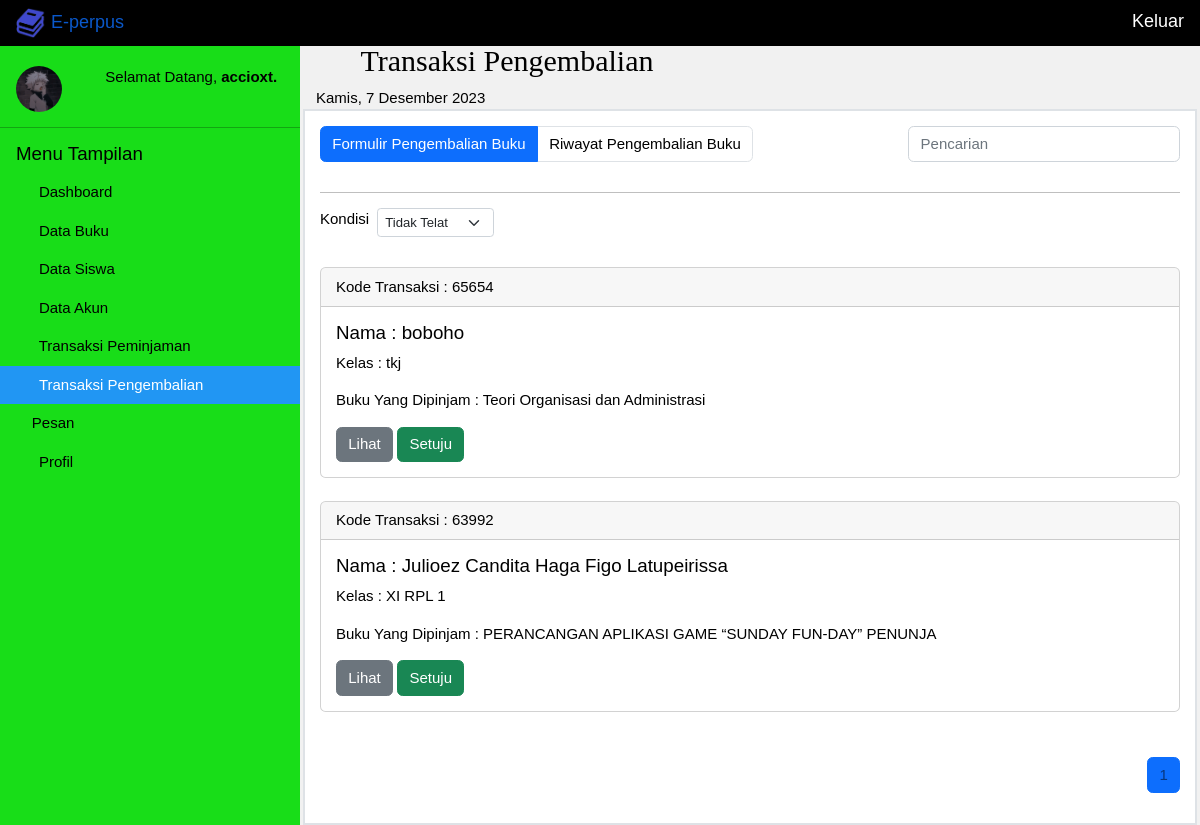
The app's page /transaksiPengembalian/formulirPengembalianBuku (signed in) with its own data.
### tables this page shows
CREATE TABLE `riwayatpeminjaman` (
  `kodeTransaksi` varchar(100) NOT NULL,
  `nama` varchar(200) NOT NULL,
  `judulBuku` varchar(100) NOT NULL,
  `tanggalPeminjaman` varchar(100) NOT NULL,
  `tanggalPengembalian` varchar(100) NOT NULL,
  `noBuku` varchar(50) NOT NULL,
  `nis` varchar(50) NOT NULL,
  `denda` varchar(100) NOT NULL,
  `urutan` int(11) NOT NULL,
  `status` char(1) NOT NULL
);

CREATE TABLE `siswa` (
  `nis` bigint(20) NOT NULL,
  `nama` varchar(50) NOT NULL,
  `kelas` varchar(11) NOT NULL,
  `password` varchar(100) NOT NULL,
  `noTelp` varchar(13) NOT NULL,
  `gambar` varchar(50) NOT NULL,
  `cookie` varchar(5) NOT NULL,
  `jenisAkun` char(1) NOT NULL
);

CREATE TABLE `buku` (
  `no` int(11) NOT NULL,
  `judul` varchar(50) NOT NULL,
  `pengarang` varchar(50) NOT NULL,
  `gambarBuku` varchar(50) NOT NULL,
  `bukuDipinjam` int(5) NOT NULL,
  `jumlahBuku` int(9) NOT NULL,
  `sinopsis` text NOT NULL,
  `jenisBuku` varchar(20) NOT NULL
);

### app/core/controller.php (called while the page is built, shortened)
<?php
class controller {
	public function view ($view, $data = []) {
		require "app/views/". $view . ".php";
	}
}

### app/controllers/admin/transaksiPengembalian.php (called while the page is built, shortened)
<?php
class transaksiPengembalian extends controller {
	public function formulirPengembalianBuku($dataUrl = []) {
		$data["pilihan"] = "transaksiPengembalian";
		$riwayatPeminjamanModel = $this->model("riwayatPeminjamanModels");
		if ( isset($_POST["search"])  ) {
			$_SESSION["keyFormulirp"] = $_POST["keyFormulirp"];
			$key = $_SESSION["keyFormulirp"];
		} else if ( isset($_SESSION["keyFormulirp"]) ) { $key = $_SESSION["keyFormulirp"]; }
		else {
			$key = "";
		}
		if ( isset($_POST["kondisiPengembalian"]) ) {
			$_SESSION["kondisiPengembalian"] = $_POST["kondisiPengembalian"];
			$kondisi = $_SESSION["kondisiPengembalian"];
		} else if ( isset($_SESSION["kondisiPengembalian"]) ) { $kondisi = $_SESSION["kondisiPengembalian"]; }
		else {
			$kondisi = "Tidak Telat";
		}
		$jdp = 3;
		$hf = 1;
		$am = ( $hf - 1 ) * $jdp;
		if ( $kondisi == "Telat" ) {
			$query = "SELECT * FROM riwayatPeminjaman INNER JOIN siswa ON riwayatPeminjaman.kodeTransaksi = siswa.cookie WHERE kodeTransaksi LIKE '%$key%' AND denda > 0 ORDER BY urutan DESC LIMIT $am, $jdp";
			$data["peminjaman"] = $riwayatPeminjamanModel->getRiwayatPeminjamanModel($query);
		} else {
			$query = "SELECT * FROM riwayatPeminjaman INNER JOIN siswa ON riwayatPeminjaman.kodeTransaksi = siswa.cookie WHERE kodeTransaksi LIKE '%$key%' AND denda = 0 ORDER BY urutan DESC LIMIT $am, $jdp";
			$data["peminjaman"] = $riwayatPeminjamanModel->getRiwayatPeminjamanModel($query);
		}
		$this->view("admin/transaksiPengembalian/formulirPengembalianBuku",$data);
	}
}

### app/core/app.php (called while the page is built, shortened)
<?php
class app {
	protected $controller = "masuk";
	protected $method = "index";
	protected $params = [];
	public function __construct () {
		$url = $this->parseUrl();
		if ( isset($url[0]) ) {
			if ( isset($_SESSION["klien"])	 ) {
				$this->klien = $_SESSION["klien"];
				if ( file_exists("app/controllers/" . $this->klien . "/" . $url[0] . ".php") ) {
					$this->controller = $url[0];
					unset($url[0]);
				}
			}
		} else { header("location: " . $this->controller); }
		if ( isset($_SESSION["klien"]) ) {
			$this->controller = new $this->controller;
		} else {
				require "app/controllers/". $this->controller . ".php";
				$this->controller = new $this->controller;
		}
		if ( isset($url[1]) ) {
			if ( method_exists($this->controller, $url[1]) ) {
				$this->method = $url[1];
			}
		}
		call_user_func_array([$this->controller,$this->method], $this->params);
	}
	public function parseUrl () {
		if ( isset($_GET["url"]) ) {
			$url = $_GET["url"];
			$url = rtrim($url,"/");
			$url = filter_var($url,FILTER_SANITIZE_URL);
			$url = explode("/", $url);
			return $url;
		}
	}
}

### index.php (called while the page is built, shortened)
<?php
$app = new app();

### app/core/help.php (called while the page is built, shortened)
<?php
function baseUrl () {
	return "http://localhost/perpus";
}
 function judul($nis) {
		$conn = mysqli_connect("localhost","root","","perpus");
		$query2 = "SELECT * FROM buku WHERE no = '$nis'";
		$query2 = mysqli_query($conn,$query2);
		$data["buku"] = mysqli_fetch_assoc($query2);
		$judul = $data["buku"]["judul"];
		return $judul;
	}

### app/models/riwayatPeminjamanModels.php (called while the page is built, shortened)
<?php
class riwayatPeminjamanModels {
	public $riwayatPeminjamanModel = [];
	public function conn () {
		$conn = mysqli_connect("localhost","root","","perpus");
		return $conn;
	}
	public function getRiwayatPeminjamanModel ($query = "SELECT * FROM riwayatPeminjaman") {
		$q = mysqli_query($this->conn(),$query);
		while ( $rows = mysqli_fetch_assoc($q) ) {
			$this->riwayatPeminjamanModel[] = $rows;
		}
		return $this->riwayatPeminjamanModel;
	}
}

### app/views/admin/transaksiPengembalian/formulirPengembalianBuku.php (the view, shortened to what this page needs)
<header class="w3-container mar">
	<h2 style="font-family: tahoma"><i class="fa fa-sign-in fa-fw"></i>  Transaksi Pengembalian</h2>
 <span id="tanggal" ></span>
</header>
<div class="w3-main" style="margin-left:300px; padding: 0 3px">
  <div id="content" class="border border-2 p-3 bg-white">
    <nav aria-label="Page navigation example">
      <div class="row">
        <div class="col-8">
          <ul class="pagination">
            <li class="page-item"><a class="page-link text-white active" href="<?php echo baseUrl() . "/transaksiPengembalian/formulirPengembalianBuku"; ?>">Formulir Pengembalian Buku</a></li>
            <li class="page-item"><a class="page-link text-black" href="<?php echo baseUrl() . "/transaksiPengembalian/riwayatPengembalianBuku"; ?>">Riwayat Pengembalian Buku</a></li>
          </ul>
        </div>
        <div class="col-4">
          <form action="" method="post">
            <input type="text" class="form-control" aria-label="Sizing example input" aria-describedby="inputGroup-sizing-sm" placeholder="Pencarian" name="keyFormulirp" value="<?php echo (isset($_SESSION["keyFormulirp"]))? $_SESSION['keyFormulirp'] : ""?>">
          </div>
        </div>
      </nav>
      <hr>
      <form acction="" method="post">
        <p class=" d-flex" style="width: 470px;">
          <span>Kondisi</span>
          <select id="tamp" class="form-select form-select-sm w-25 mb-3 mx-2" aria-label=".form-select-lg example" name="kondisiPengembalian">
            <option <?php echo (isset($_SESSION["kondisiPengembalian"]) && $_SESSION["kondisiPengembalian"] == "Tidak Telat")? "selected":"" ;?>>Tidak Telat</option>
          </select>
        </p>
      </form>
      <?php foreach ($data["peminjaman"] as $data) { ?>
        <div class="card">
          <div class="card-header">
            Kode Transaksi : <?php echo $data["kodeTransaksi"]; ?>
          </div>
          <div class="card-body">
            <h5 class="card-title">Nama : <?php echo $data["nama"]; ?></h5>
            <p class="card-text">Kelas : <?php echo $data["kelas"]; ?></p>
            <p class="card-text">Buku Yang Dipinjam : <?php echo judul($data['noBuku']);?></p>
            <a href="" class="btn btn-secondary lihat2" data-bs-toggle="modal" data-bs-target="#exampleModal" data-no="<?php echo $data['noBuku']; ?>">Lihat</a>
            <a href="" data-no="<?php echo $data["noBuku"]; ?>"data-nis="<?php echo $data['kodeTransaksi']; ?>"  class="btn btn-success edit" data-bs-toggle="modal" data-bs-target="#Modal" > Setuju </a>
          </div>
        </div>
        <br>
      <?php } ?>
      <div class="d-flex justify-content-between align-items-center mt-4">
        <nav aria-label="...">
          <ul class="pagination">
              <?php for ( $i = $_SESSION["nap"]; $i <= $_SESSION["nrp"]; $i++ ) { ?>
                <li class="page-item
                <?php echo ($i == $_SESSION['hfp'])? 'active':''; ?>
                " aria-current="page">
                <a class="page-link text-black-50" href="<?php echo baseUrl().'/transaksiPengembalian/formulirPengembalianBuku/page='. $i; ?>"><?php echo $i; ?></a>
              </li>
            <?php } ?>
          </ul>
        </nav>
      </div>
    </div>
  </div>

### assets/css/w3school1.css (style rules this page uses)
.fa { display:inline-block;font:normal normal normal 14px/1 FontAwesome;font-size:inherit;text-rendering:auto;-webkit-font-smoothing:antialiased;-moz-osx-font-smoothing:grayscale }
.fa-fw { width:1.28571429em;text-align:center }
.fa-sign-in:before { content:"\f090" }

### assets/css/w3school2.css (style rules this page uses)
html { box-sizing:border-box }
*,*:before,*:after { box-sizing:inherit }
html { -ms-text-size-adjust:100%;-webkit-text-size-adjust:100% }
body { margin:0 }
article,aside,details,figcaption,figure,footer,header,main,menu,nav,section { display:block }
a { background-color:transparent }
hr { box-sizing:content-box;height:0;overflow:visible }
button,input,select,textarea,optgroup { font:inherit;margin:0 }
button,input { overflow:visible }
button,select { text-transform:none }
html,body { font-family:Verdana,sans-serif;font-size:15px;line-height:1.5 }
html { overflow-x:hidden }
h2 { font-size:30px }
h5 { font-size:18px }
h1,h2,h3,h4,h5,h6 { font-family:"Segoe UI",Arial,sans-serif;font-weight:400;margin:10px 0 }
hr { border:0;border-top:1px solid #eee;margin:20px 0 }
a { color:inherit }
.w3-main,#main { transition:margin-left .4s }
.w3-container:after,.w3-container:before,.w3-panel:after,.w3-panel:before,.w3-row:after,.w3-row:before,.w3-row-padding:after,.w3-row-padding:before, .w3-cell-row:before,.w3-cell-row:after,.w3-clear:after,.w3-clear:before,.w3-bar:before,.w3-bar:after { content:"";display:table;clear:both }
.w3-container,.w3-panel { padding:0.01em 16px }
.w3-light-grey,.w3-hover-light-grey:hover,.w3-light-gray,.w3-hover-light-gray:hover { color:#000!important;background-color:#f1f1f1!important }

### assets/css/cssGabungan.css (style rules this page uses)
html,body,h1,h2,h3,h4,h5 { font-family: "Raleway", sans-serif }
.mar { margin-left: 300px; margin-top: 43px; }
a { text-decoration: none; }
ul { list-style: none; }

### records on screen
riwayatpeminjaman: kodeTransaksi "65654", siswa.nama "boboho", siswa.kelas "tkj", noBuku.judul "Teori Organisasi dan Administrasi"
riwayatpeminjaman: kodeTransaksi "63992", siswa.nama "Julioez Candita Haga Figo Latupeirissa", siswa.kelas "XI RPL 1", noBuku.judul "PERANCANGAN APLIKASI GAME “SUNDAY FUN-DAY” PENUNJA"

### other values on screen
$_SESSION["identitas"]["nama"] "accioxt."
